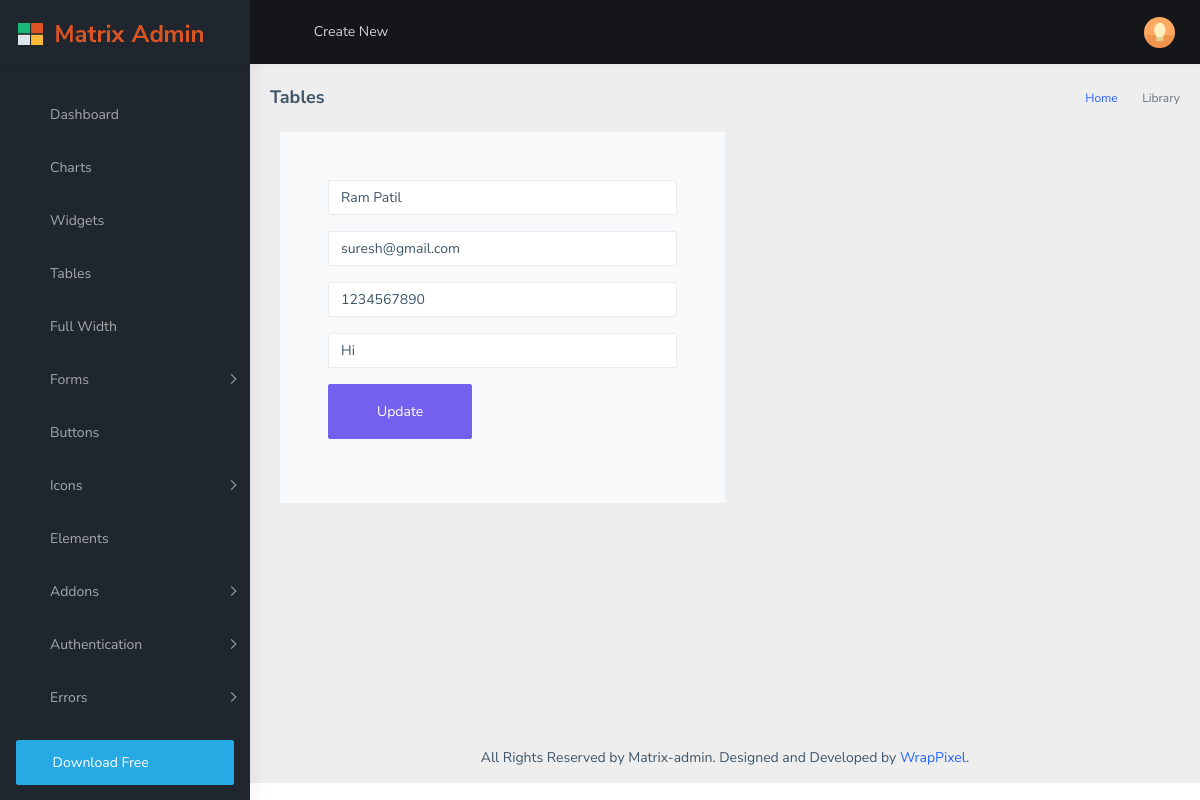
The app's page /edit/30/ with its own data.
### website/models.py (models this page shows, shortened)
class enquiry_table(models.Model):
    name = models.CharField(max_length=255)
    email = models.EmailField(max_length=255)
    phone = models.CharField(max_length=10)
    address = models.TextField()

### website/views.py (the view)
# urls.py: path('edit/<int:id>/', views.edit_record, name ='edit_record'),
def edit_record(request, id):
    info = enquiry_table.objects.filter(pk=id)
    data = {'information':info}
    return render(request, 'dashboard/editrecord.html', data)

### templates/dashboard/editrecord.html (shortened to what this page needs)
{% load static %}
<!DOCTYPE html>
<html dir="ltr" lang="en">
  <head>
    <link
      rel="stylesheet"
      type="text/css"
      href="{% static "assets/extra-libs/multicheck/multicheck.css" %}"
    />
    <link
      href="{% static "assets/libs/datatables.net-bs4/css/dataTables.bootstrap4.css" %}"
      rel="stylesheet"
    />
    <link href="{% static "dist/css/style.min.css" %}" rel="stylesheet" />
  </head>
  <body>
    <div
      id="main-wrapper"
      data-layout="vertical"
      data-navbarbg="skin5"
      data-sidebartype="full"
      data-sidebar-position="absolute"
      data-header-position="absolute"
      data-boxed-layout="full"
    >
      <header class="topbar" data-navbarbg="skin5">
        <nav class="navbar top-navbar navbar-expand-md navbar-dark">
          <div class="navbar-header" data-logobg="skin5">
            <a class="navbar-brand" href="index.html">
              <b class="logo-icon ps-2">
                <img
                  src="{% static "assets/images/logo-icon.png" %}"
                  alt="homepage"
                  class="light-logo"
                  width="25"
                />
              </b>
              <span class="logo-text ms-2">
                <img
                  src="{% static "assets/images/logo-text.png" %}"
                  alt="homepage"
                  class="light-logo"
                />
              </span>
            </a>
          </div>
          <div
            class="navbar-collapse collapse"
            id="navbarSupportedContent"
            data-navbarbg="skin5"
          >
            <ul class="navbar-nav float-start me-auto">
              <li class="nav-item d-none d-lg-block">
                <a
                  class="nav-link sidebartoggler waves-effect waves-light"
                  href="javascript:void(0)"
                  data-sidebartype="mini-sidebar"
                  ><i class="mdi mdi-menu font-24"></i
                ></a>
              </li>
              <li class="nav-item dropdown">
                <a
                  class="nav-link dropdown-toggle"
                  href="#"
                  id="navbarDropdown"
                  role="button"
                  data-bs-toggle="dropdown"
                  aria-expanded="false"
                >
                  <span class="d-none d-md-block"
                    >Create New <i class="fa fa-angle-down"></i
                  ></span>
                </a>
              </li>
              <li class="nav-item search-box">
                <a
                  class="nav-link waves-effect waves-dark"
                  href="javascript:void(0)"
                  ><i class="mdi mdi-magnify fs-4"></i
                ></a>
              </li>
            </ul>
            <ul class="navbar-nav float-end">
              <li class="nav-item dropdown">
                <a
                  class="nav-link dropdown-toggle"
                  href="#"
                  id="navbarDropdown"
                  role="button"
                  data-bs-toggle="dropdown"
                  aria-expanded="false"
                >
                  <i class="mdi mdi-bell font-24"></i>
                </a>
              </li>
              <li class="nav-item dropdown">
                <a
                  class="nav-link dropdown-toggle waves-effect waves-dark"
                  href="#"
                  id="2"
                  role="button"
                  data-bs-toggle="dropdown"
                  aria-expanded="false"
                >
                  <i class="font-24 mdi mdi-comment-processing"></i>
                </a>
              </li>
              <li class="nav-item dropdown">
                <a
                  class="
                    nav-link
                    dropdown-toggle
                    text-muted
                    waves-effect waves-dark
                    pro-pic
                  "
                  href="#"
                  id="navbarDropdown"
                  role="button"
                  data-bs-toggle="dropdown"
                  aria-expanded="false"
                >
                  <img
                    src="{% static "assets/images/users/1.jpg" %}"
                    alt="user"
                    class="rounded-circle"
                    width="31"
                  />
                </a>
              </li>
            </ul>
          </div>
        </nav>
      </header>
      <aside class="left-sidebar" data-sidebarbg="skin5">
        <div class="scroll-sidebar">
          <nav class="sidebar-nav">
            <ul id="sidebarnav" class="pt-4">
              <li class="sidebar-item">
                <a
                  class="sidebar-link waves-effect waves-dark sidebar-link"
                  href="{% url "dashboard" %}"
                  aria-expanded="false"
                  ><i class="mdi mdi-view-dashboard"></i
                  ><span class="hide-menu">Dashboard</span></a
                >
              </li>
              <li class="sidebar-item">
                <a
                  class="sidebar-link waves-effect waves-dark sidebar-link"
                  href="charts.html"
                  aria-expanded="false"
                  ><i class="mdi mdi-chart-bar"></i
                  ><span class="hide-menu">Charts</span></a
                >
              </li>
              <li class="sidebar-item">
                <a
                  class="sidebar-link waves-effect waves-dark sidebar-link"
                  href="widgets.html"
                  aria-expanded="false"
                  ><i class="mdi mdi-chart-bubble"></i
                  ><span class="hide-menu">Widgets</span></a
                >
              </li>
              <li class="sidebar-item">
                <a
                  class="sidebar-link waves-effect waves-dark sidebar-link"
                  href="tables.html"
                  aria-expanded="false"
                  ><i class="mdi mdi-border-inside"></i
                  ><span class="hide-menu">Tables</span></a
                >
              </li>
              <li class="sidebar-item">
                <a
                  class="sidebar-link waves-effect waves-dark sidebar-link"
                  href="grid.html"
                  aria-expanded="false"
                  ><i class="mdi mdi-blur-linear"></i
                  ><span class="hide-menu">Full Width</span></a
                >
              </li>
              <li class="sidebar-item">
                <a
                  class="sidebar-link has-arrow waves-effect waves-dark"
                  href="javascript:void(0)"
                  aria-expanded="false"
                  ><i class="mdi mdi-receipt"></i
                  ><span class="hide-menu">Forms </span></a
                >
              </li>
              <li class="sidebar-item">
                <a
                  class="sidebar-link waves-effect waves-dark sidebar-link"
                  href="pages-buttons.html"
                  aria-expanded="false"
                  ><i class="mdi mdi-relative-scale"></i
                  ><span class="hide-menu">Buttons</span></a
                >
              </li>
              <li class="sidebar-item">
                <a
                  class="sidebar-link has-arrow waves-effect waves-dark"
                  href="javascript:void(0)"
                  aria-expanded="false"
                  ><i class="mdi mdi-face"></i
                  ><span class="hide-menu">Icons </span></a
                >
              </li>
              <li class="sidebar-item">
                <a
                  class="sidebar-link waves-effect waves-dark sidebar-link"
                  href="pages-elements.html"
                  aria-expanded="false"
                  ><i class="mdi mdi-pencil"></i
                  ><span class="hide-menu">Elements</span></a
                >
              </li>
              <li class="sidebar-item">
                <a
                  class="sidebar-link has-arrow waves-effect waves-dark"
                  href="javascript:void(0)"
                  aria-expanded="false"
                  ><i class="mdi mdi-move-resize-variant"></i
                  ><span class="hide-menu">Addons </span></a
                >
              </li>
              <li class="sidebar-item">
                <a
                  class="sidebar-link has-arrow waves-effect waves-dark"
                  href="javascript:void(0)"
                  aria-expanded="false"
                  ><i class="mdi mdi-account-key"></i
                  ><span class="hide-menu">Authentication </span></a
                >
              </li>
              <li class="sidebar-item">
                <a
                  class="sidebar-link has-arrow waves-effect waves-dark"
                  href="javascript:void(0)"
                  aria-expanded="false"
                  ><i class="mdi mdi-alert"></i
                  ><span class="hide-menu">Errors </span></a
                >
              </li>
              <li class="sidebar-item p-3">
                <a
                  href="https://github.com/wrappixel/matrix-admin-bt5"
                  target="_blank"
                  class="
                    w-100
                    btn btn-cyan
                    d-flex
                    align-items-center
                    text-white
                  "
                  ><i class="mdi mdi-cloud-download font-20 me-2"></i>Download
                  Free</a
                >
              </li>
            </ul>
          </nav>
        </div>
      </aside>
      <div class="page-wrapper">
        <div class="page-breadcrumb">
          <div class="row">
            <div class="col-12 d-flex no-block align-items-center">
              <h4 class="page-title">Tables</h4>
              <div class="ms-auto text-end">
                <nav aria-label="breadcrumb">
                  <ol class="breadcrumb">
                    <li class="breadcrumb-item"><a href="#">Home</a></li>
                    <li class="breadcrumb-item active" aria-current="page">
                      Library
                    </li>
                  </ol>
                </nav>
              </div>
            </div>
          </div>
        </div>
        <div class="container-fluid">
          <div class="row">
            <div class="col-12">
              {% for info in information %}
              <section class="ftco-section ftco-no-pt ftco-no-pb contact-section">
                <div class="container">
                  <div class="row d-flex align-items-stretch no-gutters">
                    <div class="col-md-6 p-4 p-md-5 order-md-last bg-light">
                      <form action="{% url 'update_record'  info.id %}" method="POST" name="Edit_Form">
                        <div class="form-group">
                          <input type="text" class="form-control" name="name"  value="{{info.name}}" required>
                        </div>
                        <div class="form-group">
                          <input type="email" class="form-control"  name="email" value="{{info.email}}" >
                        </div>
                        <div class="form-group">
                          <input type="text" class="form-control"  name="phone" value="{{info.phone}}" >
                        </div>
                        <div class="form-group">
                          <input type="text" name="address"  cols="30" rows="7" class="form-control"  value="{{info.address}}" >
                        </div>
                        <div class="form-group">
                          <input type="submit" value="Update" class="btn btn-primary py-3 px-5" name="submit">
                        </div>
                      </form>
                    </div>
                  </div>
                </div>
              </section>
              {% endfor %}
            </div>
          </div>
        </div>
        <footer class="footer text-center">
          All Rights Reserved by Matrix-admin. Designed and Developed by
          <a href="https://www.wrappixel.com">WrapPixel</a>.
        </footer>
      </div>
    </div>
  </body>
</html>

### records on screen
enquiry_table: name "Ram Patil", email "suresh@gmail.com", phone "1234567890", address "Hi"
